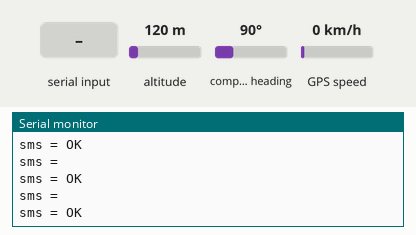
The sketch below on a simulated Arduino Uno, built with avr-gcc and run on an emulated ATmega328P. On the bench: the last lines printed to the serial monitor. The inputs (shaded band) are chosen by the test bench; at power-on: altitude 120 m, compass heading 90°, GPS speed 0 km/h. The GPS gets a fix after 3 s at 37.7749, -122.4194 with 8 satellites; the modem accepts every AT command (registered, SIM ready, sends succeed) and sends nothing else.

Above: at 8.3 s.
8.4 s: "+CMT:\n" received over the second serial link
At 9.6 s:
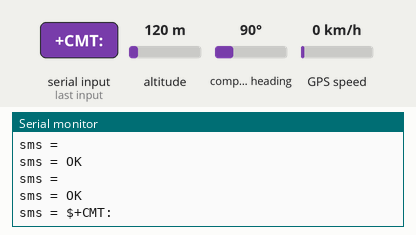
9.9 s: "LOKASI\n" received over the second serial link
At 10.9 s:
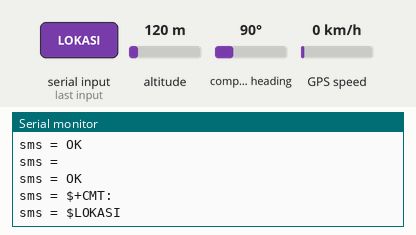

The sketch:

gpstrackeryoutube.ino
```cpp
#include <SoftwareSerial.h>
#include <TinyGPS++.h>

// Deklarasi komunikasi serial untuk GPRS dan GPS
SoftwareSerial GPRS(5, 4);
SoftwareSerial GPS(3, 2);
TinyGPSPlus G;

// Variabel untuk menyimpan data sementara
String sementara = "";
String lati = "";
String longi = "";

void setup() {
  delay(5000); // Delay awal untuk memastikan perangkat siap

  // Memulai komunikasi serial dengan modul GPRS dan GPS
  GPRS.begin(9600);
  GPS.begin(9600);
  Serial.begin(9600);

  Serial.println("Lewat");
  delay(10);

  // Mengatur parameter GPRS
  GPRS.print("ATS0=3\r\n");
  delay(100);
  GPRS.print("AT+CMGF=1\r\n"); // Mengatur mode teks untuk SMS
  delay(1000);
  GPRS.print("AT+CNMI=2,2,0,0,0\r\n"); // Mengatur notifikasi pesan masuk
  delay(1000);
}

void loop() {
  GPRS.listen(); // Mengaktifkan komunikasi dengan GPRS

  while (GPRS.available() > 0) {
    String incoming = GPRS.readStringUntil('\n'); // Membaca pesan dari GPRS
    incoming.trim();
    Serial.println("sms = " + incoming);

    // Mengekstrak nomor pengirim jika ada pesan masuk
    if (incoming.startsWith("+CMT:")) {
      String senderNumber = extractPhoneNumber(incoming);
      sementara = senderNumber;
      Serial.println("Nomor Pengirim: " + senderNumber);
    }

    // Jika pesan mengandung kata "LOKASI", kirim koordinat GPS
    if (incoming.indexOf("LOKASI") >= 0) {
      smartDelay(5000); // Mengambil data GPS terbaru

      String pesan = "https://maps.google.com/?q=" + lati + "," + longi;
      sendSMS(sementara.c_str(), pesan.c_str()); // Mengirim SMS dengan lokasi
      delay(100);
      GPRS.println("AT+CMGD=1,4"); // Menghapus semua SMS di modul GPRS
      delay(1000);
    }
  }
}

// Fungsi untuk mengirim SMS
void sendSMS(const char* phoneNumber, const char* message) {
  GPRS.println("AT+CMGF=1"); // Mengatur SMS ke mode teks
  delay(2000);

  GPRS.print("AT+CMGS=\"");
  GPRS.print(phoneNumber);
  GPRS.println("\"");
  delay(1000);

  GPRS.print(message);
  delay(1000);

  GPRS.write(26); // Mengirim karakter CTRL+Z untuk mengakhiri SMS
  delay(5000);

  Serial.println(message);
}

// Fungsi untuk mengekstrak nomor telepon dari pesan SMS
String extractPhoneNumber(String sms) {
  int firstQuote = sms.indexOf('"') + 1;
  int secondQuote = sms.indexOf('"', firstQuote);
  return sms.substring(firstQuote, secondQuote);
}

// Fungsi untuk menunggu dan membaca data GPS dalam waktu tertentu
static void smartDelay(unsigned long ms) {
  unsigned long start = millis();
  do {
    GPS.listen();
    delay(2);
    while (GPS.available()) {
      G.encode(GPS.read());
    }
  } while (millis() - start < ms);

  lati = String(G.location.lat(), 8); // Mengambil data latitude
  longi = String(G.location.lng(), 6); // Mengambil data longitude

  Serial.println(lati);
  Serial.println(longi);
}
```

Measured:
- after the input at 8.4 s, the serial monitor: prints a new line at once (image 1)
- after the input at 9.9 s, the serial monitor: prints a new line at once (image 2)
